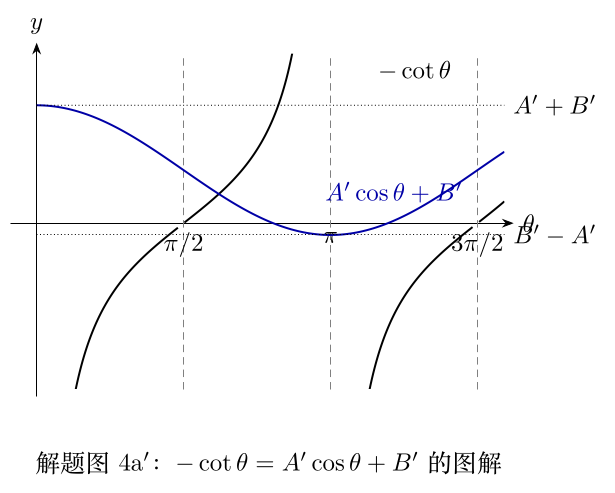
#> input picture 07_analysis/data/v3_independent_validation/adjudication/研究者确认材料包_146行_20260803/完整题目与解答/图件/CPHO39-Q04-solution-cot.png, 615 x 493 px, given in place of CPHO41-Q06-paper-page-4.png, which was not available
$ python build_case_source_excerpts.py
#> lines starting #> are read from the running program, lines starting #| are printed output that depends on the picture; after the words box and inside, x2 and y2 are one past the last pixel; in counts of white or black regions, pixels touching at a corner belong together
#!/usr/bin/env python3
"""Create readable, source-faithful question excerpts for Chapter 5."""

from pathlib import Path

from PIL import Image, ImageOps


ROOT = Path(__file__).resolve().parents[2]
RENDERS = ROOT / "03_corpus/manual_review_renders/G1-07-A1"
OUTPUT = ROOT / "08_manuscript/figures"


CASES = [
    (
        RENDERS / "CPHO41-Q06-paper-page-4.png",
        OUTPUT / "figure_5_1_question_excerpt_source.png",
        (170, 1080, 4100, 2180),
    ),
    (
        RENDERS / "CPHO41-Q07-paper-page-5.png",
        OUTPUT / "figure_5_2_question_excerpt_source.png",
        (180, 870, 4120, 2120),
    ),
    (
        RENDERS / "CPHO42-Q04-paper-page-3.png",
        OUTPUT / "figure_5_3_question_excerpt_source.png",
        (45, 560, 1200, 1335),
    ),
]


def main() -> None:
    OUTPUT.mkdir(parents=True, exist_ok=True)
    for source, destination, box in CASES:
        image = Image.open(source).convert("RGB")
#> image is the input picture: PIL image 615x493 RGB; mean R, G, B 249.3, 249.3, 250.1
        excerpt = image.crop(box)
#> excerpt: PIL image 3930x1100 RGB; every value is 0
        excerpt = ImageOps.expand(excerpt, border=18, fill="white")
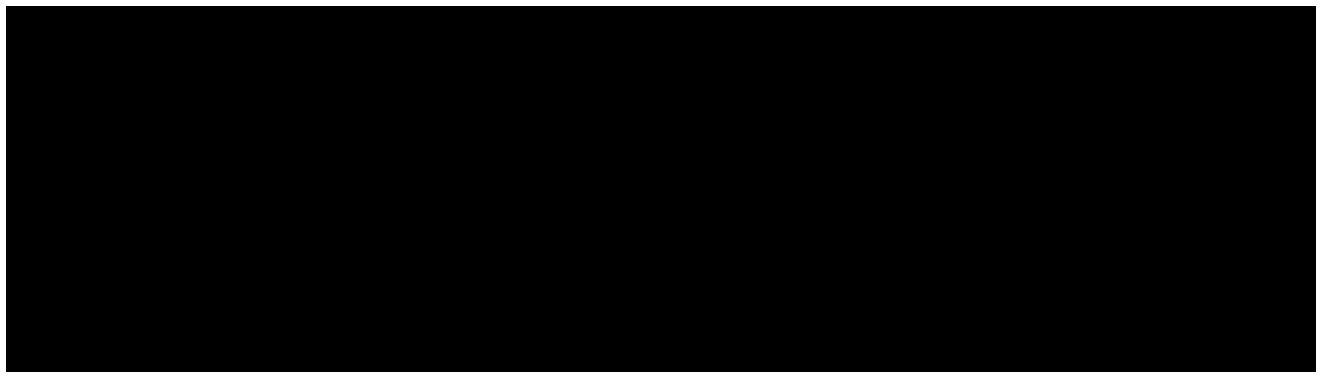
#> excerpt: PIL image 3966x1136 RGB (shown at 1/3 size); 4% white; 1 white region, box (x1, y1, x2, y2) and area: (0, 0, 3966, 1136) 182376
        excerpt.save(destination, quality=95)
#> pass 2 of the loop in main, `for source, destination, box in CASES:`:
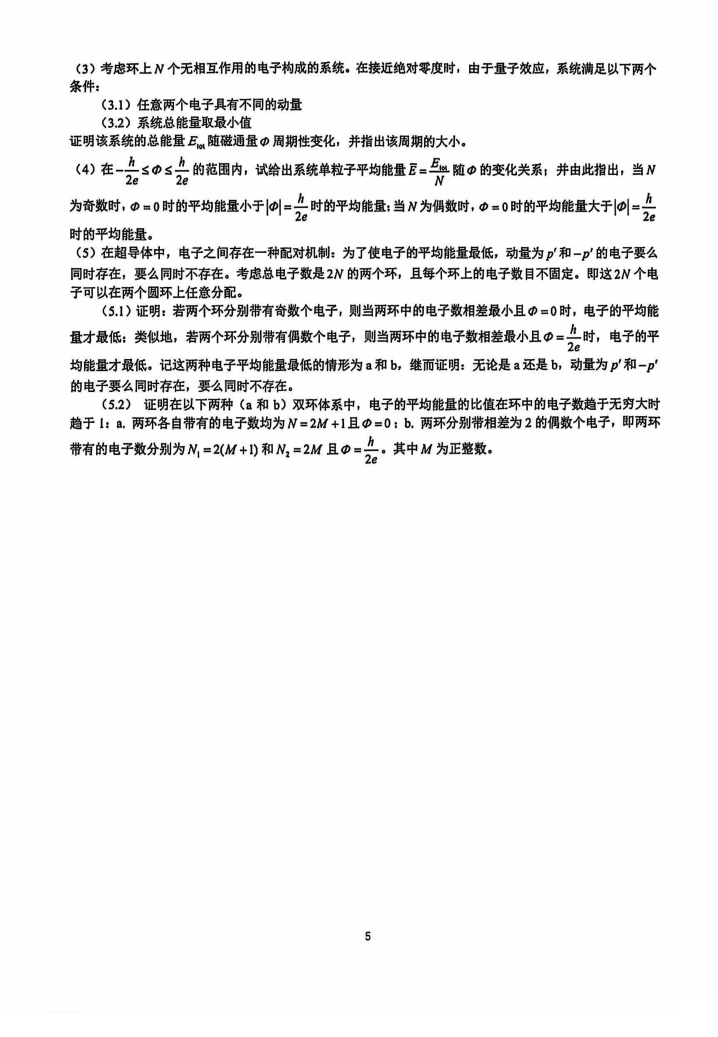
#> input picture 03_corpus/manual_review_renders/G1-07-A1/CPHO41-Q07-paper-page-5.png, 4303 x 6220 px (shown at 1/6 size)
#> in main, image is the input picture: PIL image 4303x6220 RGB; mean R, G, B 241.7, 241.7, 241.7
#> in main, `excerpt = image.crop(box)`:
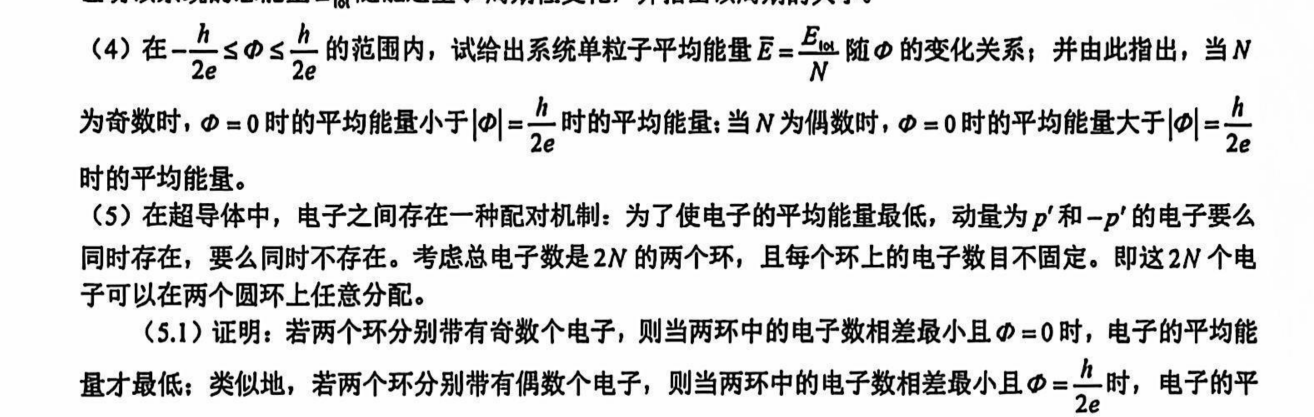
#> excerpt: PIL image 3940x1250 RGB (shown at 1/3 size); min 0, max 255, mean 220.4
#> in main, `excerpt = ImageOps.expand(excerpt, border=18, fill="white")`:
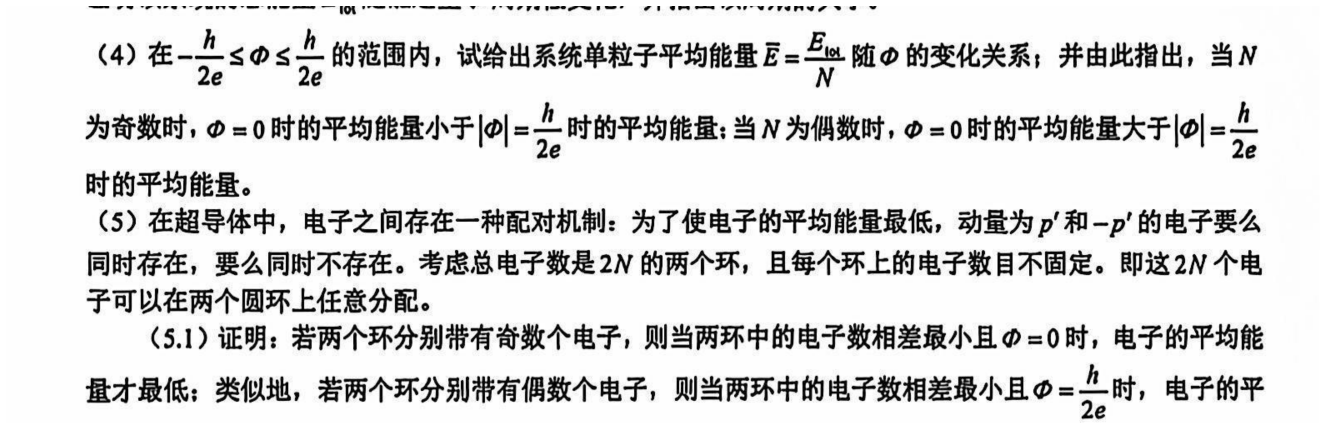
#> excerpt: PIL image 3976x1286 RGB (shown at 1/3 size); min 0, max 255, mean 221.6
#> pass 3 of the loop in main, `for source, destination, box in CASES:`:
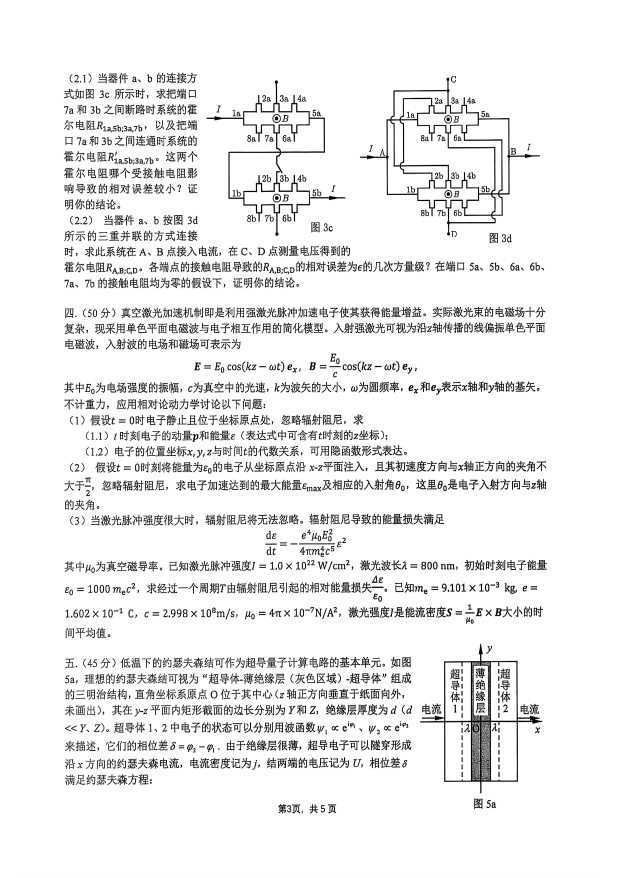
#> input picture 03_corpus/manual_review_renders/G1-07-A1/CPHO42-Q04-paper-page-3.png, 1240 x 1755 px (shown at 1/2 size)
#> in main, image is the input picture: PIL image 1240x1755 RGB; mean R, G, B 237.7, 237.7, 237.7
#> in main, `excerpt = image.crop(box)`:
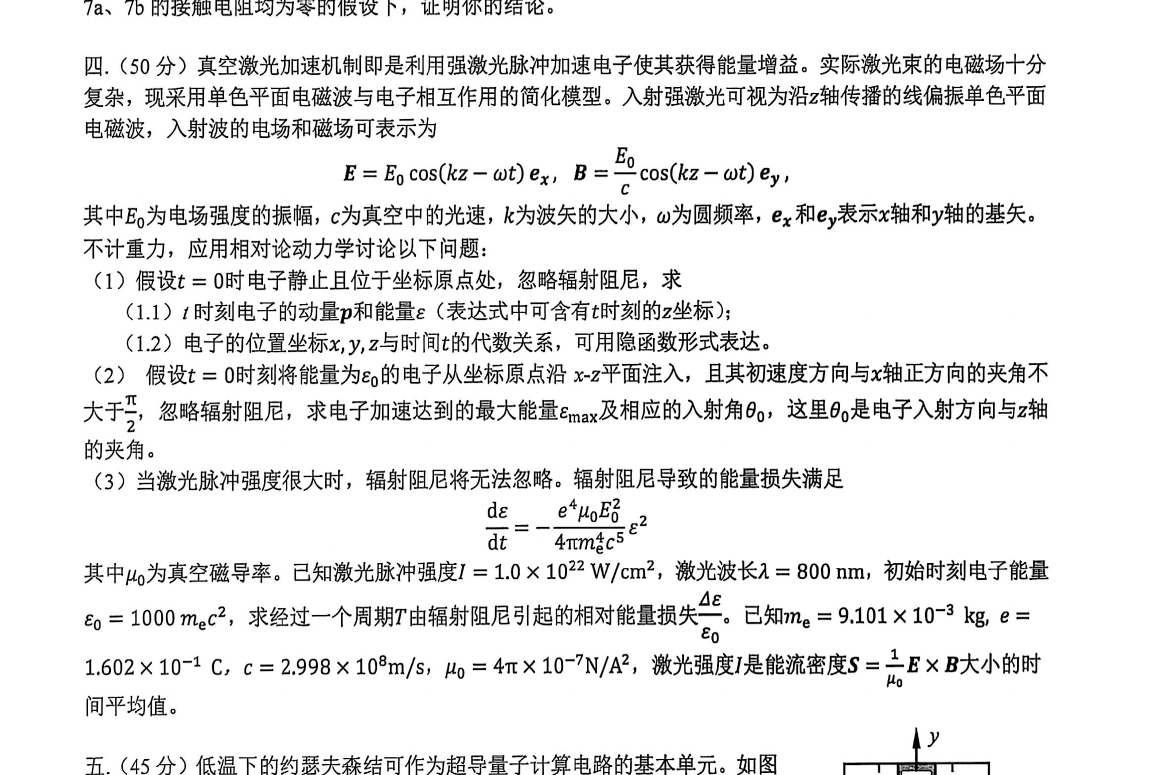
#> excerpt: PIL image 1155x775 RGB; mean R, G, B 234, 234, 234
#> in main, `excerpt = ImageOps.expand(excerpt, border=18, fill="white")`:
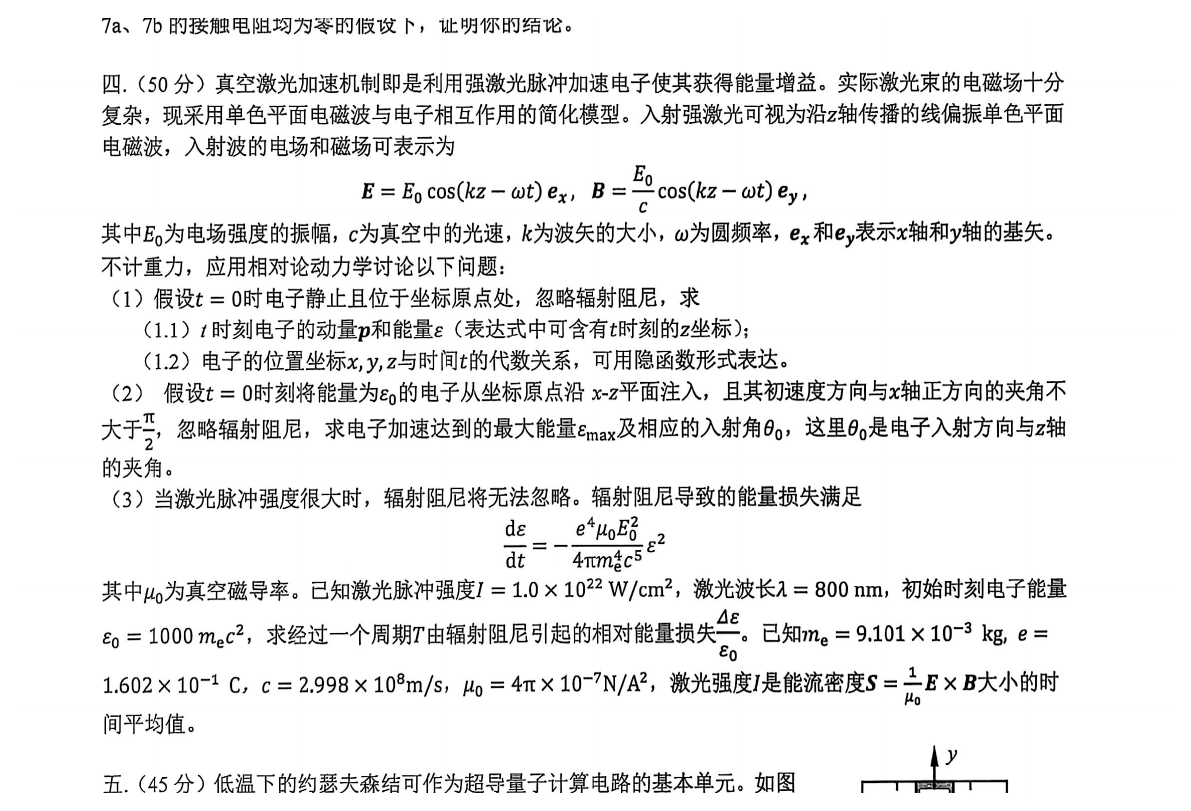
#> excerpt: PIL image 1191x811 RGB; mean R, G, B 235.5, 235.5, 235.5


if __name__ == "__main__":
    main()
